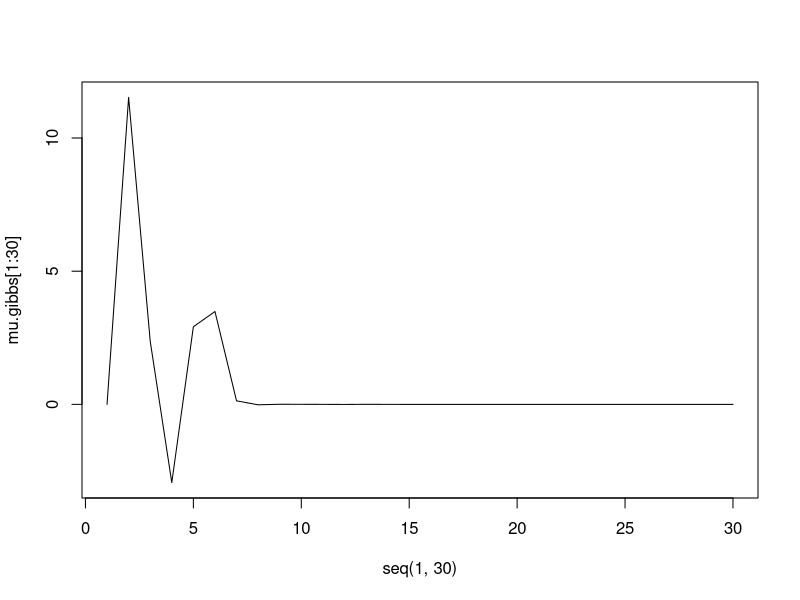
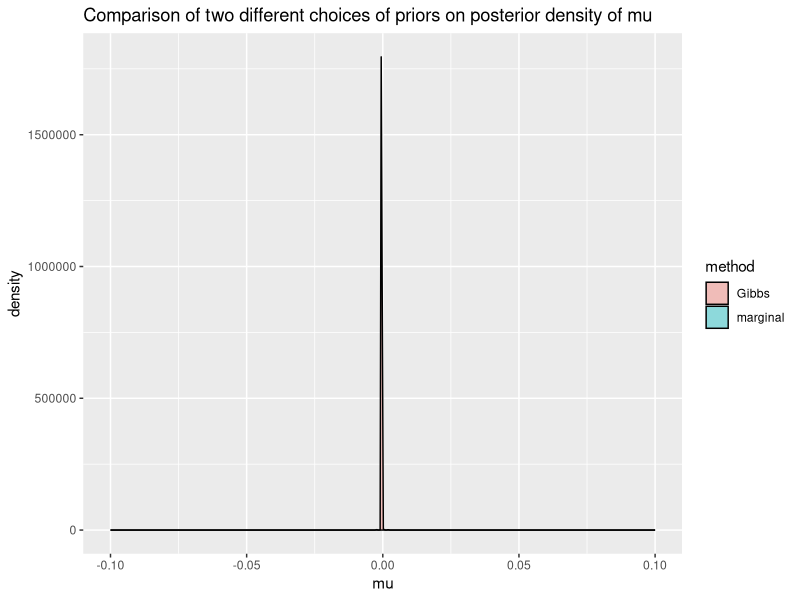
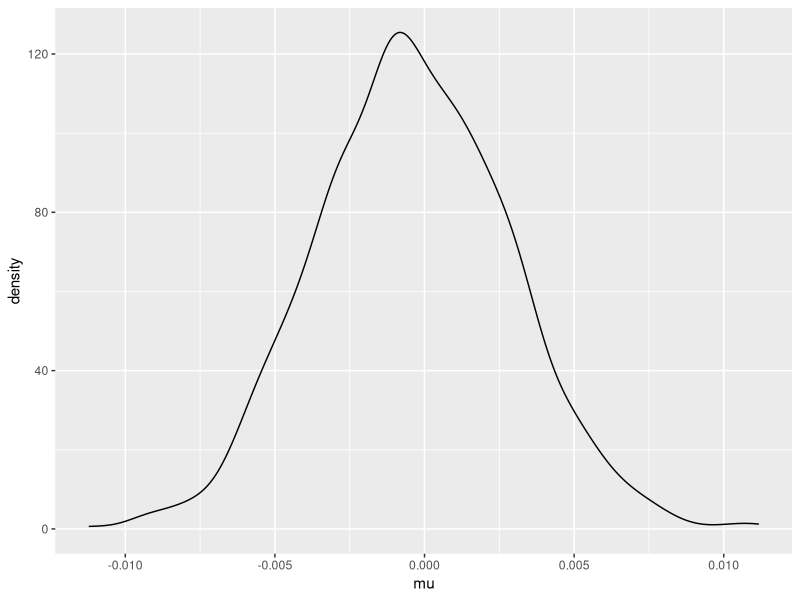
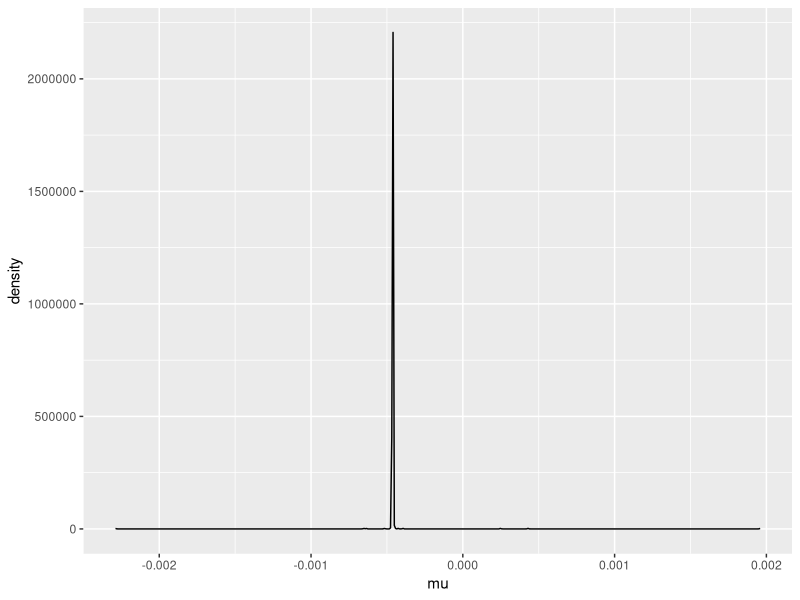

Recreate these plots in R, in order.
library(data.table)
library(ggplot2)

###Question 4
##Setup
mu <- 0
var <- 1
n <- 100000
y <- rnorm(n, mu, sqrt(var))

##Sampling from marginal posterior
#Prior parameters
mu.prior <- 0
k <- 1
a <- 0.001
b <- 0.001
#Joint posterior parameters
mu.post <- (mu.prior + k*sum(y))/(1 + k*n)
a.post <- a + n/2
b.post <- b + (1/2)*sum((y - mean(y))^2) + (n*(mean(y) - mu.prior)^2)/(2*k*(1/k + n))
#Sampling
mu.marginal <- rt(1000, 2*a.post)/sqrt((a.post*(1 + n*k))/(k*b.post)) + mu.post

##Gibbs sampling
#Prior parameters
mu.prior <- 0
var.prior <- 100
tao.prior <- 1/var.prior
a <- 0.001
b <- 0.001
#Sampling
mu.gibbs <- 0
tao.gibbs <- 0
for(i in 2:1010) {
  #mu.p1 = (var.prior/(n*var.prior + 1/tao.gibbs[i-1]))*sum(y) + ((1/tao.gibbs[i-1])/(n*var.prior + 1/tao.gibbs[i-1]))*mu.prior
  #mu.p2 = ((1/tao.gibbs[i-1])*var.prior)/(n*var.prior + 1/tao.gibbs[i-1])
  mu.p1 = (tao.gibbs[i-1]*sum(y) + tao.prior*mu.prior)/(n*tao.gibbs[i-1] + tao.prior)
  mu.p2 = 1/(n*tao.gibbs[i-1] + tao.prior)
  mu.gibbs[i] = rnorm(1, mu.p1, sqrt(mu.p2))
  tao.gibbs[i] = rgamma(1, a + (n/2), b + (1/2)*sum((y - mu.gibbs[i]))^2)
}
#Throw out burn-ins
plot(seq(1, 30), mu.gibbs[1:30], type = "l")
mu.gibbs = mu.gibbs[11:1010]

##Posterior summaries
c(mean(mu.marginal), var(mu.marginal))
c(mean(mu.gibbs), var(mu.gibbs))
mu.marginal = sort(mu.marginal)
mu.gibbs = sort(mu.gibbs)
c(mu.marginal[25], mu.marginal[975])
c(mu.gibbs[25], mu.gibbs[975])

##Visualize
data.marginal <- data.table(mu = mu.marginal, method = "marginal")
data.gibbs <- data.table(mu = mu.gibbs, method = "Gibbs")
data <- rbindlist(list(data.marginal, data.gibbs))
ggplot(data, aes(x = mu, group = method)) + geom_density(aes(fill = method), alpha = 0.4) + scale_x_continuous(limits = c(-0.1, 0.1)) + labs(title = "Comparison of two different choices of priors on posterior density of mu")
ggplot(data.marginal, aes(x = mu)) + geom_density()
ggplot(data.gibbs, aes(x = mu)) + geom_density()
